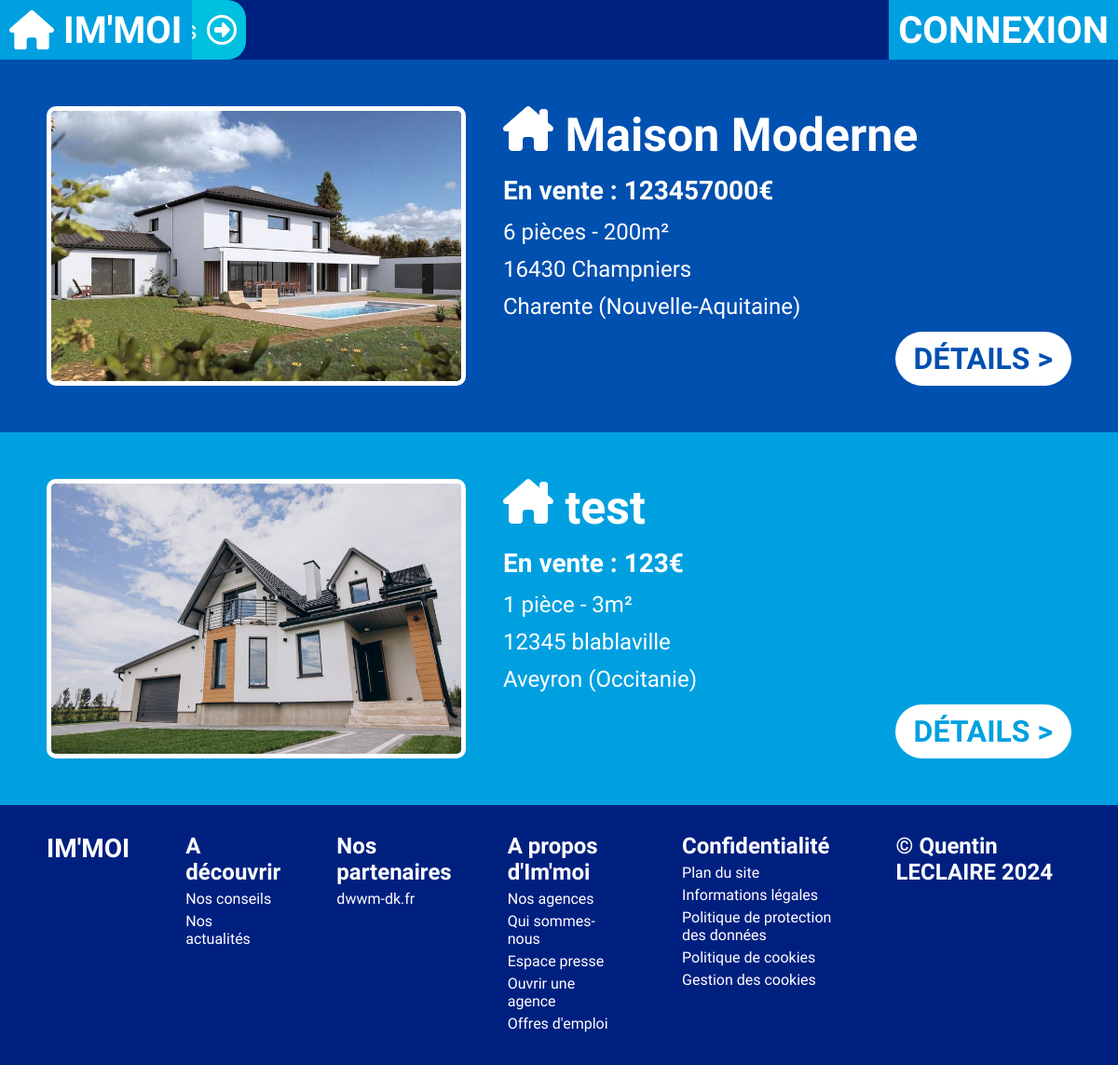
The page /profil/7/offres on the database its author committed.
### tables this page shows
CREATE TABLE IF NOT EXISTS `bien` (
  `idBien` int NOT NULL AUTO_INCREMENT,
  `nom` varchar(60) NOT NULL,
  `description` text,
  `prixLocation` float DEFAULT NULL,
  `prixVente` float DEFAULT NULL,
  `categorie` varchar(20) DEFAULT NULL,
  `nbPieces` int NOT NULL,
  `nbEtages` int DEFAULT NULL,
  `surface` int NOT NULL,
  `numAppart` int DEFAULT NULL,
  `idUtilisateur` int NOT NULL,
  `idAdresse` int NOT NULL,
  PRIMARY KEY (`idBien`),
  KEY `FK_ADRESSE` (`idAdresse`),
  KEY `FK_UTILISATEUR` (`idUtilisateur`)
);

CREATE TABLE IF NOT EXISTS `photo` (
  `idPhoto` int NOT NULL AUTO_INCREMENT,
  `nom` varchar(128) NOT NULL,
  `couverture` tinyint(1) DEFAULT NULL,
  `idBien` int NOT NULL,
  PRIMARY KEY (`idPhoto`),
  KEY `FK_BIEN` (`idBien`)
);

CREATE TABLE IF NOT EXISTS `adresse` (
  `idAdresse` int NOT NULL AUTO_INCREMENT,
  `nomVoie` text NOT NULL,
  `zipcode` varchar(10) NOT NULL,
  `localite` varchar(60) NOT NULL,
  PRIMARY KEY (`idAdresse`)
);

### Models/managers/BienManager.php (called while the page is built, shortened)
<?php
require_once "Models/data/Bien.class.php";
require_once "Models/Model.class.php";
class BienManager extends BDConnexion{
    private $bienlist = [];
    public function ajoutBien($bien){
        $this->bienlist[] = $bien;
    }
    public function chargementBienlist(){
        $req = $this->getBDD()->prepare('SELECT * FROM bien');
        $req->execute();
        $listeBien = $req->fetchAll(PDO::FETCH_ASSOC);
    }
    public function getBiensFromUser($user){
        $listeBien = [];
        for ($i = 0; $i < count($this->bienlist); $i++) {
            if ($this->bienlist[$i]->getUtilisateur() == $user) {
                $listeBien[] = $this->bienlist[$i];
            }
        }
        return $listeBien;
    }
}

### Models/Model.class.php (called while the page is built, shortened)
<?php
abstract class BDConnexion{
    private static $pdo;
    private static function setBDD(){
        self::$pdo = new PDO('mysql:host=localhost;dbname=immoi;port=3308;charset=utf8', 'root', '');
        self::$pdo->setAttribute(PDO::ATTR_ERRMODE, PDO::ERRMODE_WARNING);
    }
    protected function getBDD(){
        return self::$pdo;
    }
}

### Models/data/Bien.class.php (called while the page is built, shortened)
<?php
class Bien{
    public function getId()                 {return $this->idBien;}
    public function getNom()                {return $this->nom;}
    public function getPrixVente()          {return $this->prixVente;}
    public function getCategorie()          {return $this->categorie;}
    public function getNbPieces()           {return $this->nbPieces;}
    public function getSurface()            {return $this->surface;}
    public function getUtilisateur()        {return $this->idUtilisateur;}
    public function getAdresse()            {return $this->idAdresse;}
}

### Models/managers/PhotoManager.php (called while the page is built, shortened)
<?php
require_once "Models/data/Photo.class.php";
require_once "Models/Model.class.php";
class PhotoManager extends BDConnexion{
    private $photolist = [];
    public function ajoutPhoto($photo){
        $this->photolist[] = $photo;
    }
    public function chargementPhotolist(){
        $req = $this->getBDD()->prepare('SELECT * FROM photo');
        $req->execute();
        $listePhoto = $req->fetchAll(PDO::FETCH_ASSOC);
        foreach($listePhoto as $value){
            $photo = new Photo($value['idPhoto'], $value['nom'], $value['idBien'], $value['couverture']);
        }
    }
    public function getPhotosFromBien($id){
        $listePhotos = [];
        if (isset($this->photolist)) {
            for ($i = 0; $i < count($this->photolist); $i++) {
                if ($this->photolist[$i]->getBien() == $id) {
                    $listePhotos[] = $this->photolist[$i];
                }
            }
        }
        return $listePhotos;
    }
}

### Controller/PhotoController.php (called while the page is built, shortened)
<?php
class PhotoController{
    private $photoManager;
    public function __construct() {
        require_once "Models/managers/PhotoManager.php";
        $this->photoManager = new PhotoManager;
        $this->photoManager->chargementPhotolist();
    }
    public function getPhotosByBien($id)
    {
        return $this->photoManager->getPhotosFromBien($id);
    }
}

### Models/data/Photo.class.php (called while the page is built, shortened)
<?php
class Photo{
    public function getNom()             {return $this->nom;}
    public function getBien()            {return $this->idBien;}
}

### Controller/adresseController.php (called while the page is built, shortened)
<?php
class AdresseController{
    private $adresseManager;
    public function __construct() {
        require_once "Models/managers/AdresseManager.php";
        $this->adresseManager = new AdresseManager;
        $this->adresseManager->chargementAdresselist();
    }
    public function getManager()
    {
        return $this->adresseManager;
    }
}

### Models/managers/AdresseManager.php (called while the page is built, shortened)
<?php
require_once "Models/data/Adresse.class.php";
require_once "Models/Model.class.php";
class AdresseManager extends BDConnexion
{
    private $adresselist = [];
    public function ajoutAdresse($adresse)
    {
        $this->adresselist[] = $adresse;
    }
    public function getAdresseById($id)
    {
        for ($i = 0; $i < count($this->adresselist); $i++) {
            if ($this->adresselist[$i]->getId() == $id) {
                return $this->adresselist[$i];
            }
        }
    }
    public function chargementAdresselist()
    {
        $req = $this->getBDD()->prepare('SELECT * FROM adresse');
        $req->execute();
        $listeAdresse = $req->fetchAll(PDO::FETCH_ASSOC);
        foreach ($listeAdresse as $value) {
            $adresse = new Adresse($value['idAdresse'], $value['nomVoie'], $value['zipcode'], $value['localite']);
        }
    }
}

### Models/data/Adresse.class.php (called while the page is built, shortened)
<?php
class Adresse{
    public function getId()              {return $this->idAdresse;}
    public function getZipcode()         {return $this->zipcode;}
    public function getLocalite()        {return $this->localite;}
}

### departement.php (called while the page is built, shortened)
<?php
function get_region_departement($cp)
{
    $cp = trim($cp);
    $num = substr($cp, 0, 2);
    if (isset($tab[$num])) {
        return $tab[$num];
    } else {
        return false;
    }
}

### Views/BD/bienUser.view.php (the view, shortened to what this page needs)
<?php ob_start();
require_once "Controller/adresseController.php";
$adresseController = new AdresseController;
require_once "Controller/photoController.php";
$photoController = new PhotoController;
$i = 1;
require "departement.php"
?>
<section class="sectoffres">
    <?php foreach ($listebien as $bien) :
        $i++;
        $listephotos = $photoController->getPhotosByBien($bien->getId());
        $couverture = 0;
        foreach ($listephotos as $photo) {
            if ($photo->getCouverture()) {
                $couverture = $photo;
            }
        }
    ?>
        <div class="offre <?= ($i % 2) ? "pair" : "impair"; ?>">
            <div class="offrecontent">
                <a href="/offres/<?= $bien->getId() ?>"><img src="/public/img/<?= ($couverture !== 0) ? "photos/" . $couverture->getNom() : "default.jpg"; ?>" class="photocouverture" alt=""></a>
                <div class="offreinfos">
                    <h3 class="nom">
                        <img src="/public/img/icones/<?= $bien->getCategorie(); ?>.svg" alt="">
                        <?= $bien->getNom(); ?>
                    </h3>
                    <ul>
                        <li><?= ($bien->getPrixLoc()) ? "En location : " . $bien->getPrixLoc() . "€/mois" : null; ?>
                            <?= ($bien->getPrixVente()) ? "En vente : " . $bien->getPrixVente() . "€" : null; ?></li>
                        <li><?= ($bien->getCategorie() != "terrain") ? $bien->getNbPieces() . " pièce" . (($bien->getNbPieces()!=1) ? "s" : "") . " - " : ""; ?>
                            <?= $bien->getSurface() . "m²"; ?></li>
                        <li><?= $adresseController->getManager()->getAdresseById($bien->getAdresse())->getZipcode(); ?>
                            <?= $adresseController->getManager()->getAdresseById($bien->getAdresse())->getLocalite(); ?></li>
                            <li><?= get_region_departement($adresseController->getManager()->getAdresseById($bien->getAdresse())->getZipcode())['departement'] . " (" .get_region_departement($adresseController->getManager()->getAdresseById($bien->getAdresse())->getZipcode())['region'] . ")" ?></li>
                    </ul>
                    <a href="/offres/<?= $bien->getId() ?>" class="decouvrir <?= ($i % 2) ? "pair" : "impair"; ?>"><span class="decouvrirtext">Détails</span> ></a>
                </div>
            </div>
        </div>
    <?php endforeach; ?>
</section>
<?php
require "Views/template.php";

### public/css/style.css (style rules this page uses)
:root { --main-blue: #0050B0; --light-blue: #00A0E0; --lighter-blue: #00C0E0; --lightest-blue: #50D0FF; --dark-blue: #002080; --darker-blue: #001050; }
* { padding: 0; margin: 0; box-sizing: border-box; font-family: 'Gabarito', sans-serif; }
body { min-height: 100vh; position: relative; }
.sectoffres { position: relative; display: flex; flex-direction: column; margin-top: 64px; width: 100%; min-height: 100vh; }
.offre { display: flex; justify-content: center; width: 100%; height: 400px; padding: 50px; }
.offre.pair { background-color: var(--light-blue); }
.offre.impair { background-color: var(--main-blue); }
.offre .offrecontent { display: flex; position: relative; width: 100vw; color: white; }
.offre .offrecontent .photocouverture { border: solid white 5px; border-radius: 10px; height: 300px; width: 450px; object-fit: cover; margin-right: 40px; }
.offre .offrecontent .offreinfos { width: 100%; }
.offre .offrecontent .offreinfos ul { list-style: none; }
.offre .offrecontent .offreinfos ul li { margin: 0.5em 0; font-size: 24px; }
.offre .offrecontent .offreinfos ul li:nth-of-type(1) { font-size: 28px; font-weight: bold; }
.offre .offrecontent .offreinfos .nom { font-size: 50px; width: calc(100% - 80px); }
.offre .offrecontent .offreinfos .nom img { height: 48px; }
.offre .offrecontent .offreinfos .decouvrir { position: absolute; display: block; right: 0; bottom: 0; text-transform: uppercase; text-decoration: none; font-weight: bold; font-size: 32px; background-color: white; height: fit-content; padding: 10px 20px; border-radius: 100px; transition: color 300ms ease; border: none; }
.offre .offrecontent .offreinfos .decouvrir.pair { color: var(--light-blue); }
.offre .offrecontent .offreinfos .decouvrir.impair { color: var(--main-blue); }

### rows shown on the page
bien: photo.nom (picture), categorie (picture), nom "Maison Moderne", prixVente "123457000", nbPieces "6", surface "200", idAdresse.zipcode "16430", idAdresse.localite "Champniers", idAdresse.zipcode "Charente", idAdresse.zipcode "Nouvelle-Aquitaine"
bien: photo.nom (picture), categorie (picture), nom "test", prixVente "123", nbPieces "1", surface "3", idAdresse.zipcode "12345", idAdresse.localite "blablaville", idAdresse.zipcode "Aveyron", idAdresse.zipcode "Occitanie"
